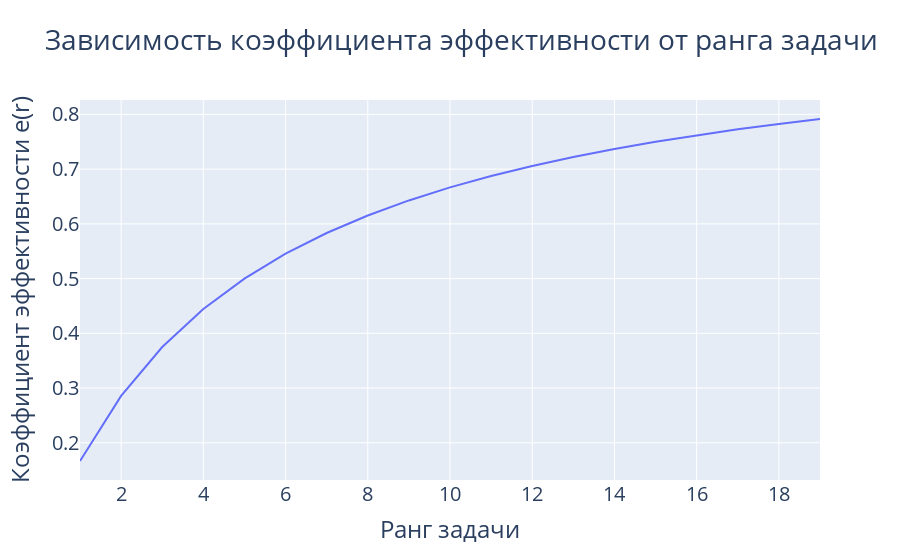

The code cell stored with this chart in its notebook:
### Code cell
# Efficency coefficient graphic (dependence on problem rank)
stages_amount = 6
x_vector = []
y_vector = []
for i in range(1, 20):
    vector_1 = [random.randint(0, 63) for _ in range(i)]
    vector_2 = [random.randint(0, 63) for _ in range(i)]
    seq_pipeline = ArithmeticPipeline(vector_1, vector_2, 1, 6)
    par_pipeline = ArithmeticPipeline(vector_1, vector_2, 6, 6)
    while seq_pipeline.is_busy:
        seq_pipeline.tact()
    while par_pipeline.is_busy:
        par_pipeline.tact()
    x_vector.append(i)
    y_vector.append(round(seq_pipeline.status['tacts_done'] / 
                          (par_pipeline.status['tacts_done'] * 6), 10))
fig = go.Figure()
fig.add_trace(
    go.Scatter(x=x_vector, y=y_vector, mode='lines',
               text=[f'r = {r}; e(r) = {y}' for r, y in enumerate(y_vector, 1)],
               textposition='bottom center')
)
fig.update_layout(title_text='Зависимость коэффициента эффективности от ранга задачи',
                  font=dict(size=20))
fig.update_xaxes(title_text='Ранг задачи')
fig.update_yaxes(title_text='Коэффициент эффективности e(r)')
fig.show(width=1280, height=1280)

### Figure 1 — Plotly figure (JSON) as saved in the notebook; plotly's stock layout.template omitted (floating-point values rounded to 4 significant figures)
{"data": [{"mode": "lines", "text": ["r = 1; e(r) = 0.1666666667", "r = 2; e(r) = 0.2857142857", "r = 3; e(r) = 0.375", "r = 4; e(r) = 0.4444444444", "r = 5; e(r) = 0.5", "r = 6; e(r) = 0.5454545455", "r = 7; e(r) = 0.5833333333", "r = 8; e(r) = 0.6153846154", "r = 9; e(r) = 0.6428571429", "r = 10; e(r) = 0.6666666667", "r = 11; e(r) = 0.6875", "r = 12; e(r) = 0.7058823529", "r = 13; e(r) = 0.7222222222", "r = 14; e(r) = 0.7368421053", "r = 15; e(r) = 0.75", "r = 16; e(r) = 0.7619047619", "r = 17; e(r) = 0.7727272727", "r = 18; e(r) = 0.7826086957", "r = 19; e(r) = 0.7916666667"], "textposition": "bottom center", "type": "scatter", "x": [1, 2, 3, 4, 5, 6, 7, 8, 9, 10, 11, 12, 13, 14, 15, 16, 17, 18, 19], "y": [0.1667, 0.2857, 0.375, 0.4444, 0.5, 0.5455, 0.5833, 0.6154, 0.6429, 0.6667, 0.6875, 0.7059, 0.7222, 0.7368, 0.75, 0.7619, 0.7727, 0.7826, 0.7917]}], "layout": {"font": {"size": 20}, "title": {"text": "Зависимость коэффициента эффективности от ранга задачи"}, "xaxis": {"title": {"text": "Ранг задачи"}}, "yaxis": {"title": {"text": "Коэффициент эффективности e(r)"}}}}
